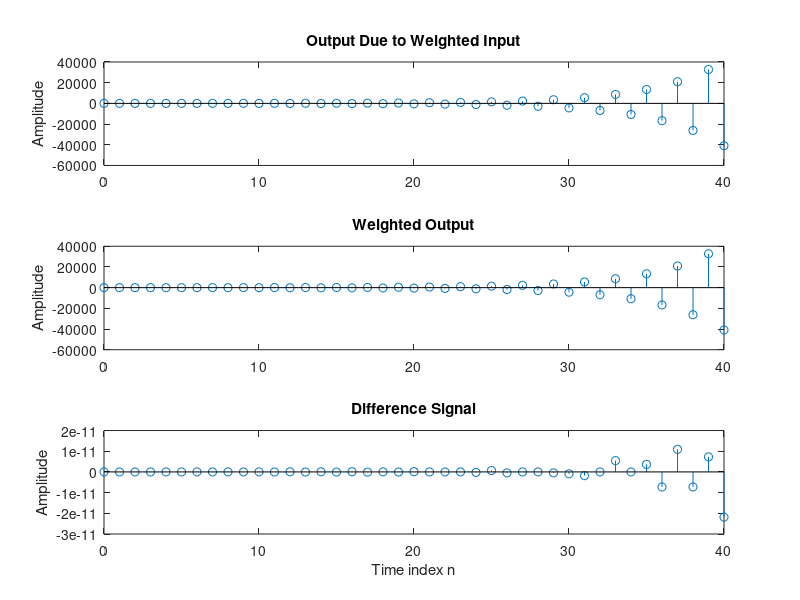

Source code (MATLAB):
clc;
clear;
close all; 
n = 0:40;
a = 2;
b = -3;
x1 = cos(2*pi*0.1*n);
x2 = cos(2*pi*0.4*n);
x = a*x1 + b*x2;
num = [2.2403 2.4908 2.2403];
den = [1-0.4 0.75];
ic = [0 0]; % Set zero initial conditions
y1 = filter(num,den,x1, ic ); % Compute the output y1[n]
y2 = filter(num,den,x2, ic ); % Compute the output y2[n]
y = filter(num,den,x, ic ); % Compute the output y[n]
yt = a*y1 + b*y2;
d = y - yt; % Compute the difference output d[n]
% Plot the outputs and the difference signal
 subplot(3 ,1 ,1)
 stem(n,y);
 ylabel( 'Amplitude' );
 title ( 'Output Due to Weighted Input' );
 subplot (3 ,1 ,2)
 stem(n, yt );
 ylabel ( 'Amplitude');
 title ( 'Weighted Output');
 subplot (3 ,1 ,3)
 stem(n,d);
 xlabel ( 'Time index n');
 ylabel( 'Amplitude' );
 title ( 'Difference Signal');